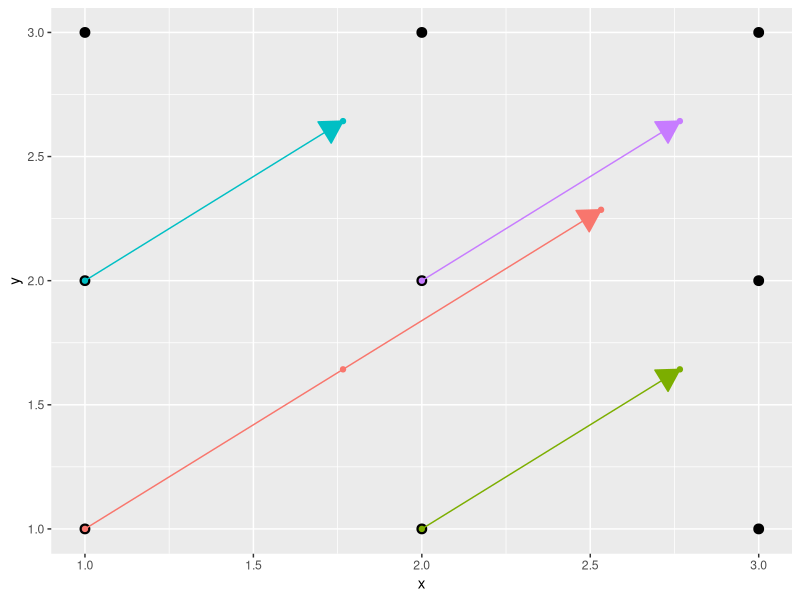

Write the R code that produced this figure.
## ---- chunk 1
options(digits=3)
knitr::opts_chunk$set(
  comment = ""
)
## ---- chunk 2
v <- runif(1e4)
sum_loop <- function(x) {
  x.sum <- 0
  for(i in x) x.sum <- x.sum + i
  x.sum
}
v.sum.1 <- 0
microbenchmark::microbenchmark(times=10,
  v.sum.1 <- sum_loop(v),
  v.sum.2 <- sum(v)
)
v.sum.1 == v.sum.2
## ---- chunk 3
df1 <- expand.grid(x=1:4, y=1:4)
angle <- 50 / 180 * pi
sin <- sin(angle)
cos <- cos(angle)
df1.sub <- subset(df1, x < 4 & y < 4)
dists <- with(df1.sub, pmin(max(x) - x, max(y) - y) / sin) + 1L
df2 <- data.frame(
  id=rep(seq_len(nrow(df1.sub)), dists),
  offset=sequence(dists)
)
# Points along paths, but only for paths at least 2 long

df2 <- within(df2, {
  x <- df1.sub[id,]$x + (offset - 1L) * sin
  y <- df1.sub[id,]$y + (offset - 1L) * cos
})
df2 <- df2[df2$id %in% as.integer(names(which(table(df2$id) > 1))),]
df2$id <- match(df2$id, unique(df2$id))

# Get min/max

df3 <- with(df2, {
  xs <- tapply(x, id, min)
  xend <- tapply(x, id, max)
  ys <- tapply(y, id, min)
  yend <- tapply(y, id, max)
  id <- as.integer(names(xs))
  data.frame(id=id, x=xs, xend, y=ys, yend)
})
library(ggplot2)
ggplot(mapping=aes(x, y)) +
  geom_point(data=df1.sub, color='black', size=3) +
  geom_point(data=df2, aes(color=factor(id))) +
  geom_segment(
    data=df3, aes(color=factor(id), xend=xend, yend=yend),
    arrow=arrow(type="closed"), size=0.5
  ) +
  scale_colour_discrete(guide=FALSE)
## ---- chunk 4
id.clr <- c("204", "70", "37", "141")
df2 <- within(df2, {
  x.chr <- sprintf("\033[48;5;%sm%s\033[m", id.clr[id], format(round(x, 2)))
  y.chr <- sprintf("\033[48;5;%sm%s\033[m", id.clr[id], format(round(y, 2)))
})
coords <- with(df2, c(
  paste0("path.x <- c(", paste0(x.chr, collapse=","), ")"),
  paste0("path.y <- c(", paste0(y.chr, collapse=","), ")")
) )
## ---- chunk 5
writeLines(
  paste0(
    "<pre><code>", paste0(fansi::sgr_to_html(coords), collapse="\n"),
    "</code></pre>"
) )
## ---- chunk 6
sunazimuth <- 50 / 180 * pi
cossun <- cos(sunazimuth)
sinsun <- sin(sunazimuth)

coords.init <- expand.grid(x=1:2, y=1:2) # interior coordinates only
path.lengths <- c(3, 2, 2, 2)            # you need to calculate these

path.id <- rep(seq_len(nrow(coords.init)), path.lengths)
path.offsets <- sequence(path.lengths) - 1

rbind(path.id, path.offsets)

path.x <- coords.init[path.id, 'x'] + path.offsets * sinsun
path.y <- coords.init[path.id, 'y'] + path.offsets * cossun

rbind(path.id, path.x=path.x, path.y=path.y) + 1e-6
